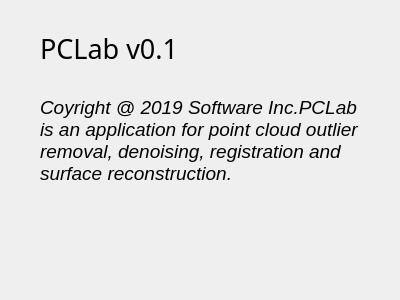
<?xml version="1.0" encoding="UTF-8"?>
<ui version="4.0">
 <class>About</class>
 <widget class="QDialog" name="About">
  <property name="geometry">
   <rect>
    <x>0</x>
    <y>0</y>
    <width>400</width>
    <height>300</height>
   </rect>
  </property>
  <property name="windowTitle">
   <string>Dialog</string>
  </property>
  <widget class="QLabel" name="label">
   <property name="geometry">
    <rect>
     <x>40</x>
     <y>30</y>
     <width>171</width>
     <height>31</height>
    </rect>
   </property>
   <property name="font">
    <font>
     <family>Ubuntu Mono</family>
     <pointsize>20</pointsize>
    </font>
   </property>
   <property name="text">
    <string>PCLab v0.1</string>
   </property>
   <property name="alignment">
    <set>Qt::AlignLeading|Qt::AlignLeft|Qt::AlignTop</set>
   </property>
   <property name="wordWrap">
    <bool>true</bool>
   </property>
  </widget>
  <widget class="QLabel" name="label_3">
   <property name="geometry">
    <rect>
     <x>40</x>
     <y>60</y>
     <width>321</width>
     <height>161</height>
    </rect>
   </property>
   <property name="font">
    <font>
     <family>Ubuntu</family>
     <pointsize>14</pointsize>
     <italic>true</italic>
    </font>
   </property>
   <property name="text">
    <string>Coyright @ 2019 Software Inc.PCLab is an application for point cloud outlier removal, denoising, registration and surface reconstruction.</string>
   </property>
   <property name="wordWrap">
    <bool>true</bool>
   </property>
  </widget>
 </widget>
 <resources/>
 <connections/>
</ui>
